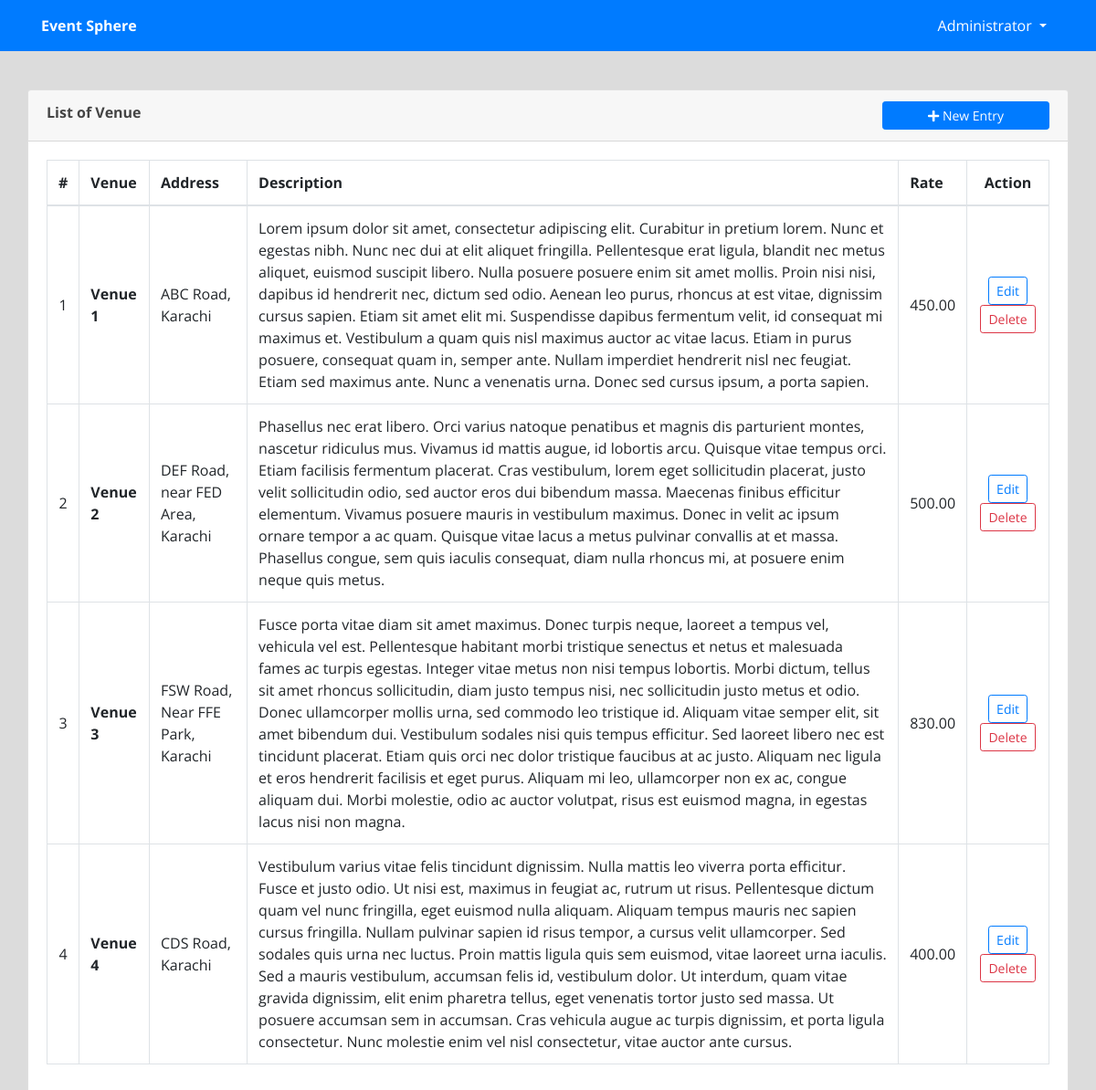
Page /admin/index.php?page=venue (signed in) on the committed database.
### tables this page shows
CREATE TABLE `venue` (
  `id` int(30) NOT NULL,
  `venue` text NOT NULL,
  `address` text NOT NULL,
  `description` text NOT NULL,
  `rate` float NOT NULL
);

### admin/venue.php (the view, shortened to what this page needs)
<?php include('db_connect.php');?>
<div class="container-fluid">
	<div class="col-lg-12">
		<div class="row">
			<div class="col-md-12">
				<div class="card">
					<div class="card-header">
						<b>List of Venue</b>
						<span class="float:right"><a class="btn btn-primary btn-block btn-sm col-sm-2 float-right" href="index.php?page=manage_venue" id="new_venue">
					<i class="fa fa-plus"></i> New Entry
				</a></span>
					</div>
					<div class="card-body">
						<table class="table table-condensed table-bordered table-hover">
							<thead>
								<tr>
									<th class="text-center">#</th>
									<th class="">Venue</th>
									<th class="">Address</th>
									<th class="">Description</th>
									<th class="">Rate</th>
									<th class="text-center">Action</th>
								</tr>
							</thead>
							<tbody>
								<?php
								$i = 1;
								$venue = $conn->query("SELECT * from venue");
								while($row=$venue->fetch_assoc()):
								?>
								<tr>
									<td class="text-center"><?php echo $i++ ?></td>
									<td class="">
										 <p> <b><?php echo ucwords($row['venue']) ?></b></p>
									</td>
									<td class="">
										 <p class=""><?php echo $row['address'] ?></p>
									</td>
									<td class="">
										 <p class="truncate"><?php echo $row['description'] ?></p>
									</td>
									<td class="">
										 <p class="text-right"><?php echo number_format($row['rate'],2) ?></p>
									</td>
									<td class="text-center">
										<button class="btn btn-sm btn-outline-primary edit_venue" type="button" data-id="<?php echo $row['id'] ?>" >Edit</button>
										<button class="btn btn-sm btn-outline-danger delete_venue" type="button" data-id="<?php echo $row['id'] ?>">Delete</button>
									</td>
								</tr>
								<?php endwhile; ?>
							</tbody>
						</table>
					</div>
				</div>
			</div>
		</div>
	</div>
</div>

### admin/assets/css/style.css (style rules this page uses)
body { font-family: "Open Sans", sans-serif; color: #444444; width: 100%; height: 100%; margin: 0; overflow-x: hidden; }
body::before { content: ""; position: fixed; top: 0; left: 0; right: 0; bottom: 0; z-index: -1; background: url("path/to/your/background-pattern.jpg"); }
a { color: #d1e6f9; transition: color 0.3s; }

### admin/index.php (style rules this page uses)
body { background: #80808045; }

### admin/venue.php (style rules this page uses)
td { vertical-align: middle !important; }
td p { margin: unset }

### rows in the picture
venue: venue "Venue 1", address "ABC Road, Karachi", description "Lorem ipsum dolor sit amet, consectetur adipiscing elit. Curabitur in pretium lorem. Nunc et egestas nibh. Nunc nec dui at elit aliquet fringilla. Pellentesque erat ligula, blandit nec metus aliquet, euismod suscipit libero. Nulla posuere posuere enim sit amet mollis. Proin nisi nisi, dapibus id hendrerit nec, dictum sed odio. Aenean leo purus, rhoncus at est vitae, dignissim cursus sapien. Etiam sit amet elit mi. Suspendisse dapibus fermentum velit, id consequat mi maximus et. Vestibulum a quam quis nisl maximus auctor ac vitae lacus. Etiam in purus posuere, consequat quam in, semper ante. Nullam imperdiet hendrerit nisl nec feugiat. Etiam sed maximus ante. Nunc a venenatis urna. Donec sed…", rate "450.00"
venue: venue "Venue 2", address "DEF Road, near FED Area, Karachi", description "Phasellus nec erat libero. Orci varius natoque penatibus et magnis dis parturient montes, nascetur ridiculus mus. Vivamus id mattis augue, id lobortis arcu. Quisque vitae tempus orci. Etiam facilisis fermentum placerat. Cras vestibulum, lorem eget sollicitudin placerat, justo velit sollicitudin odio, sed auctor eros dui bibendum massa. Maecenas finibus efficitur elementum. Vivamus posuere mauris in vestibulum maximus. Donec in velit ac ipsum ornare tempor a ac quam. Quisque vitae lacus a metus pulvinar convallis at et massa. Phasellus congue, sem quis iaculis consequat, diam nulla rhoncus mi, at posuere enim neque quis metus.", rate "500.00"
venue: venue "Venue 3", address "FSW Road, Near FFE Park, Karachi", description "Fusce porta vitae diam sit amet maximus. Donec turpis neque, laoreet a tempus vel, vehicula vel est. Pellentesque habitant morbi tristique senectus et netus et malesuada fames ac turpis egestas. Integer vitae metus non nisi tempus lobortis. Morbi dictum, tellus sit amet rhoncus sollicitudin, diam justo tempus nisi, nec sollicitudin justo metus et odio. Donec ullamcorper mollis urna, sed commodo leo tristique id. Aliquam vitae semper elit, sit amet bibendum dui. Vestibulum sodales nisi quis tempus efficitur. Sed laoreet libero nec est tincidunt placerat. Etiam quis orci nec dolor tristique faucibus at ac justo. Aliquam nec ligula et eros hendrerit facilisis et eget purus. Aliquam mi leo,…", rate "830.00"
venue: venue "Venue 4", address "CDS Road, Karachi", description "Vestibulum varius vitae felis tincidunt dignissim. Nulla mattis leo viverra porta efficitur. Fusce et justo odio. Ut nisi est, maximus in feugiat ac, rutrum ut risus. Pellentesque dictum quam vel nunc fringilla, eget euismod nulla aliquam. Aliquam tempus mauris nec sapien cursus fringilla. Nullam pulvinar sapien id risus tempor, a cursus velit ullamcorper. Sed sodales quis urna nec luctus. Proin mattis ligula quis sem euismod, vitae laoreet urna iaculis. Sed a mauris vestibulum, accumsan felis id, vestibulum dolor. Ut interdum, quam vitae gravida dignissim, elit enim pharetra tellus, eget venenatis tortor justo sed massa. Ut posuere accumsan sem in accumsan. Cras vehicula augue ac turpis…", rate "400.00"

### other values in the picture
$_SESSION['system']['name'] "Event Sphere"
$_SESSION['login_name'] "Administrator"
